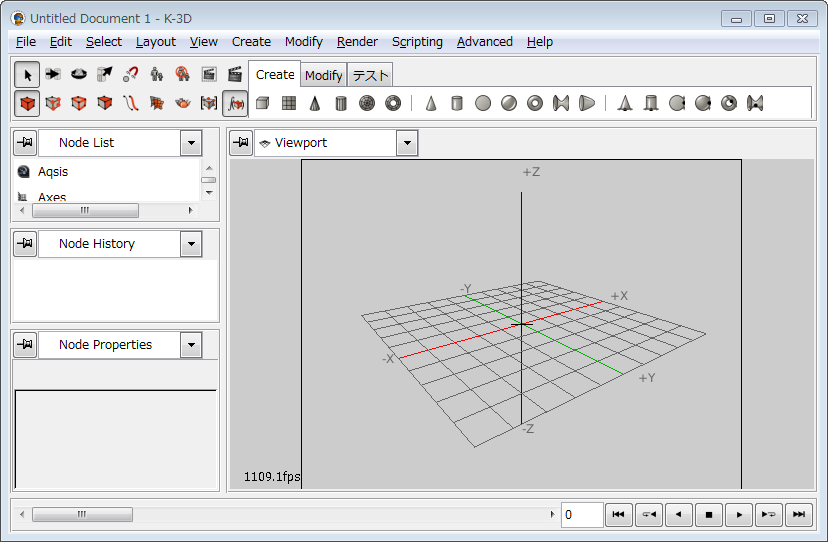
#> input picture k3d/k3d-en.PNG, 828 x 542 px
$ python image-filter.py ../../../k3d/k3d-en.PNG out.png
#> lines starting #> are read from the running program, lines starting #| are printed output that depends on the picture
#!/usr/bin/env python
# -*- coding: utf-8 -*-
'''
フィルタ処理
'''
import sys
import Image
import ImageFilter
import ImageOps


def filter(infile, outfile):
    #img = Image.open(infile)
#> called with infile = '../../../k3d/k3d-en.PNG', outfile = 'out.png'
    img = ImageOps.grayscale(Image.open(infile))

    # differrentiate
    #flist = [-1, 0, 1,
    #         -2, 0, 2,
    #         -1, 0, 1]

    # 8傍近接ラプラシアン
    #flist = [1,  1, 1,
    #         1, -8, 1,
    #         1,  1, 1]

    # 4傍近接ラプラシアン
    #flist = [0,  1, 0,
    #         1, -4, 1,
    #         0,  1, 0]
    flist = [-0.1, -0.2, -0.1,
             -0.2, 2.2, -0.2,
             -0.1, -0.2, -0.1]

    #flt = ImageFilter.Kernel((3,3), flist, scale=1, offset=128)
    flt = ImageFilter.Kernel((3, 3), flist, scale=1)
    imgx = img.filter(flt)
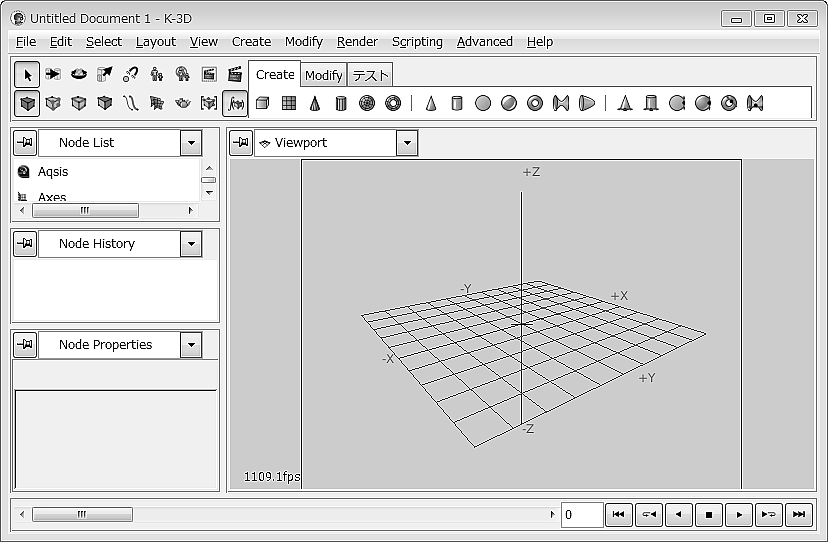
#> imgx: PIL image 828x542 L; min 0, max 255, mean 214

    #imgx = img.filter(ImageFilter.EMBOSS)
    #imgx.show()
    imgx.save(outfile)

    return


def usage():
    sys.stderr.write("Usage: %s infile [outfile] \n" % sys.argv[0])
    return

if __name__ == '__main__':
    argvs = sys.argv
    argc = len(argvs)
    # 引数チェック
    if ((argc == 1) or (argc > 3)):
        usage()
        sys.exit(1)
    if (argc > 2):
        outfile = argvs[2]
    else:
        outfile = "output.png"

    infile = argvs[1]

    filter(infile, outfile)

# EOF
